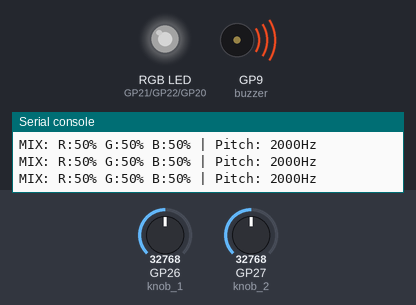
Bench run of a program on a simulated Raspberry Pi Pico running MicroPython. Shown: an RGB LED mixed from three pins (HIGH = lit), buzzer (waves = sounding), the last lines printed to the serial console. The inputs (shaded band) are chosen by the test bench; at power-on: GP26 (knob_1) = 32768, GP27 (knob_2) = 32768 (analog values on the 0–65535 scale). Dim RGB values are drawn brighter than linear.

Above: at 1.2 s.
1.3 s: GP26 (knob_1) set to 45874
At 2.5 s:
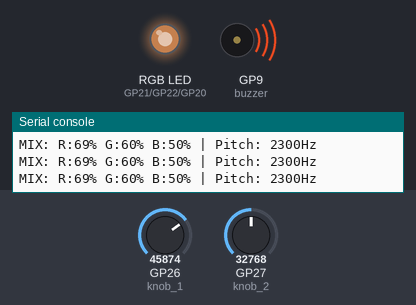
2.8 s: GP27 (knob_2) set to 45874
At 4.0 s:
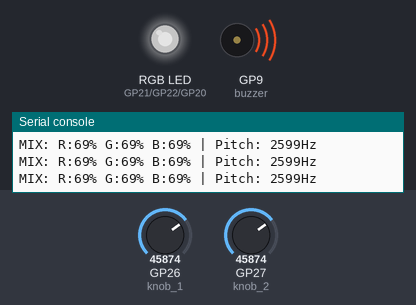
4.3 s: GP26 (knob_1) set to 57670
At 5.5 s:
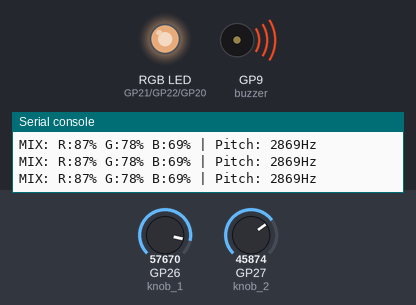
5.8 s: GP27 (knob_2) set to 57670
At 6.1 s:
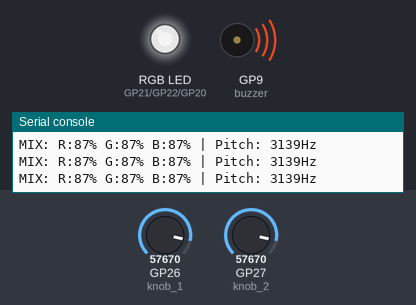
7.3 s: GP26 (knob_1) set to 65535
At 7.7 s:
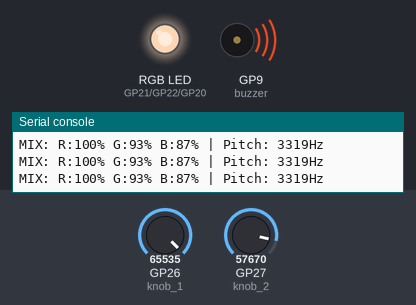
8.8 s: GP27 (knob_2) set to 65535
At 9.2 s:
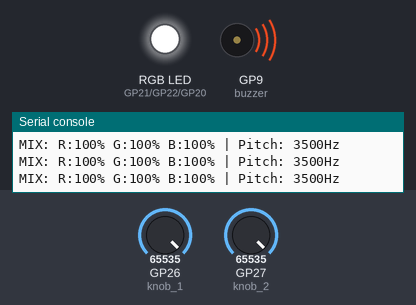
Timing chart, 0 to 11.3 s (numbered marks = the images above; inputs shaded):
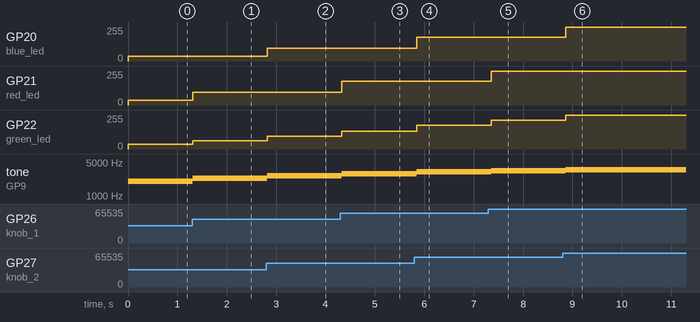

Measured:
- after the input at 1.3 s, GP21 (red_led): 37/255 → 94/255 at once; GP22 (green_led): 37/255 → 61/255 at once; tone on GP9 (buzzer): 2000 Hz → 2300 Hz at once
- after the input at 2.8 s, GP20 (blue_led): 37/255 → 94/255 at once; GP22 (green_led): 61/255 → 94/255 at once; tone on GP9 (buzzer): 2300 Hz → 2599 Hz at once
- after the input at 4.3 s, GP21 (red_led): 94/255 → 178/255 at once; GP22 (green_led): 94/255 → 132/255 at once; tone on GP9 (buzzer): 2599 Hz → 2869 Hz at once
- after the input at 5.8 s, GP20 (blue_led): 94/255 → 178/255 at once; GP22 (green_led): 132/255 → 178/255 at once; tone on GP9 (buzzer): 2869 Hz → 3139 Hz at once
- after the input at 7.3 s, GP21 (red_led): 178/255 → 255/255 after 0.06 s; GP22 (green_led): 178/255 → 214/255 after 0.06 s; tone on GP9 (buzzer): 3139 Hz → 3319 Hz after 0.06 s
- after the input at 8.8 s, GP20 (blue_led): 178/255 → 255/255 after 0.07 s; GP22 (green_led): 214/255 → 255/255 after 0.07 s; tone on GP9 (buzzer): 3319 Hz → 3500 Hz after 0.07 s

The program:

Color_Picker.py
```python
# ==========================================================
# MASTERY PROJECT 7: THE SOUND-LINKED COLOR PICKER
# Goal: Use Knob 1 for Red, Knob 2 for Blue, and link
# the Green LED's brightness to the Buzzer's Pitch.
#
# ENGINEERING INSIGHT:
# This project teaches "Derived Data Dependency." Engineers often
# link multiple systems together so that if one thing changes,
# everything else reacts automatically. Here, the Green light
# doesn't have its own knob—it "watches" the pitch and reacts.
# ==========================================================

from machine import Pin, PWM, ADC
import time

# ----------------------------------------------------------
# 1. HARDWARE SETUP
# ----------------------------------------------------------
red_led   = PWM(Pin(21), freq=1000)
green_led = PWM(Pin(22), freq=1000)
blue_led  = PWM(Pin(20), freq=1000)

knob_1 = ADC(Pin(26))
knob_2 = ADC(Pin(27))

buzzer = PWM(Pin(9))

gamma = 2.8

def set_rgb_gamma(r_p, g_p, b_p):
    """Sets RGB with 0-100% inputs and Gamma Correction."""
    r_duty = int((max(0, r_p / 100) ** gamma) * 65535)
    g_duty = int((max(0, g_p / 100) ** gamma) * 65535)
    b_duty = int((max(0, b_p / 100) ** gamma) * 65535)

    red_led.duty_u16(r_duty)
    green_led.duty_u16(g_duty)
    blue_led.duty_u16(b_duty)

# ----------------------------------------------------------
# 2. THE MULTI-VARIABLE MIXER
# ----------------------------------------------------------
print("SYSTEM: Sound-Linked Color Picker Active.")
print("Knob 1: Red | Knob 2: Blue | Sound Pitch -> Green")

try:
    while True:
        # STEP A: Read the Knobs
        k1_raw = knob_1.read_u16()
        k2_raw = knob_2.read_u16()

        # STEP B: Normalize Red and Blue to 0-100%
        red_p  = (k1_raw / 65535) * 100
        blue_p = (k2_raw / 65535) * 100

        # STEP C: Set the Buzzer Pitch based on Knob 1 + 2 combined
        # (Combining them makes for more complex soundscapes!)
        pitch = 500 + ((k1_raw + k2_raw) / 131070) * 3000
        buzzer.freq(int(pitch))
        buzzer.duty_u16(5000) # Soft volume

        # STEP D: Link Green intensity to the Pitch
        # The higher the pitch, the brighter the green!
        green_p = ((pitch - 500) / 3000) * 100

        # STEP E: Final Output
        set_rgb_gamma(red_p, green_p, blue_p)

        # Print the "Mix Recipe"
        print(f"MIX: R:{int(red_p)}% G:{int(green_p)}% B:{int(blue_p)}% | Pitch: {int(pitch)}Hz")

        time.sleep(0.1)

except KeyboardInterrupt:
    set_rgb_gamma(0, 0, 0)
    buzzer.duty_u16(0)
    print("\nPicking session complete.")
```
